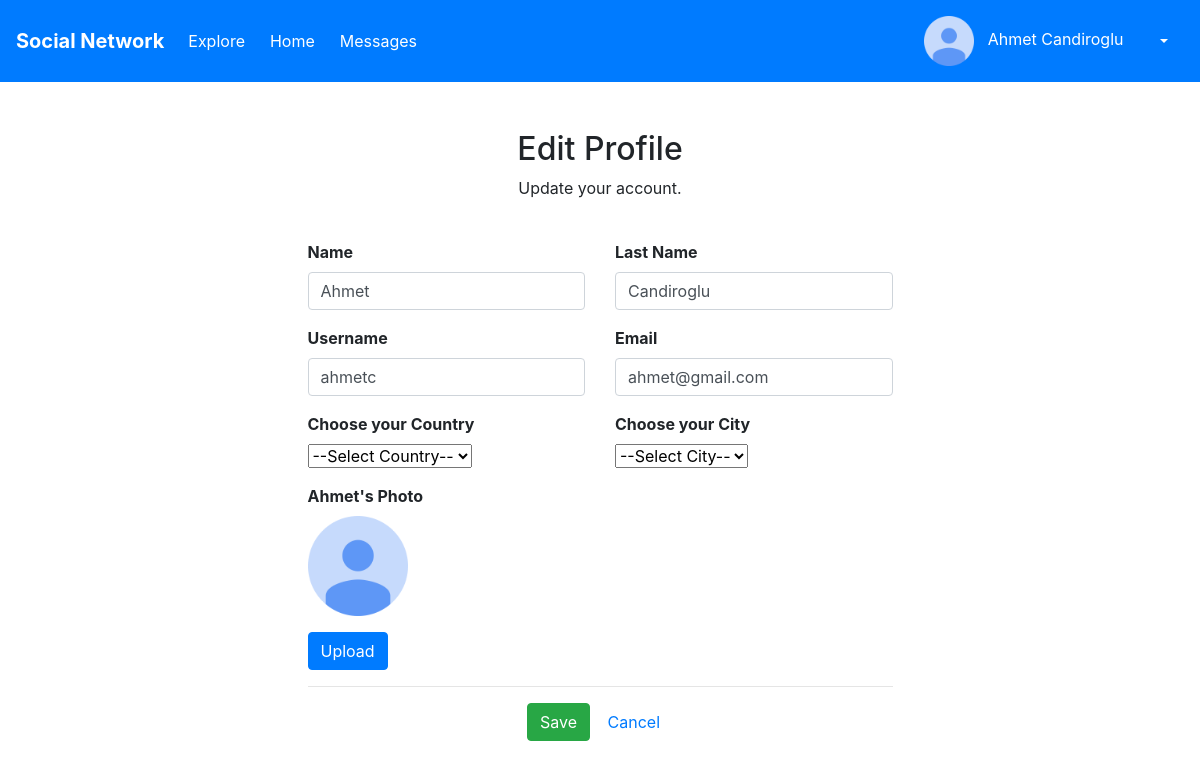
The app's page /edit_user.php (signed in), older data.
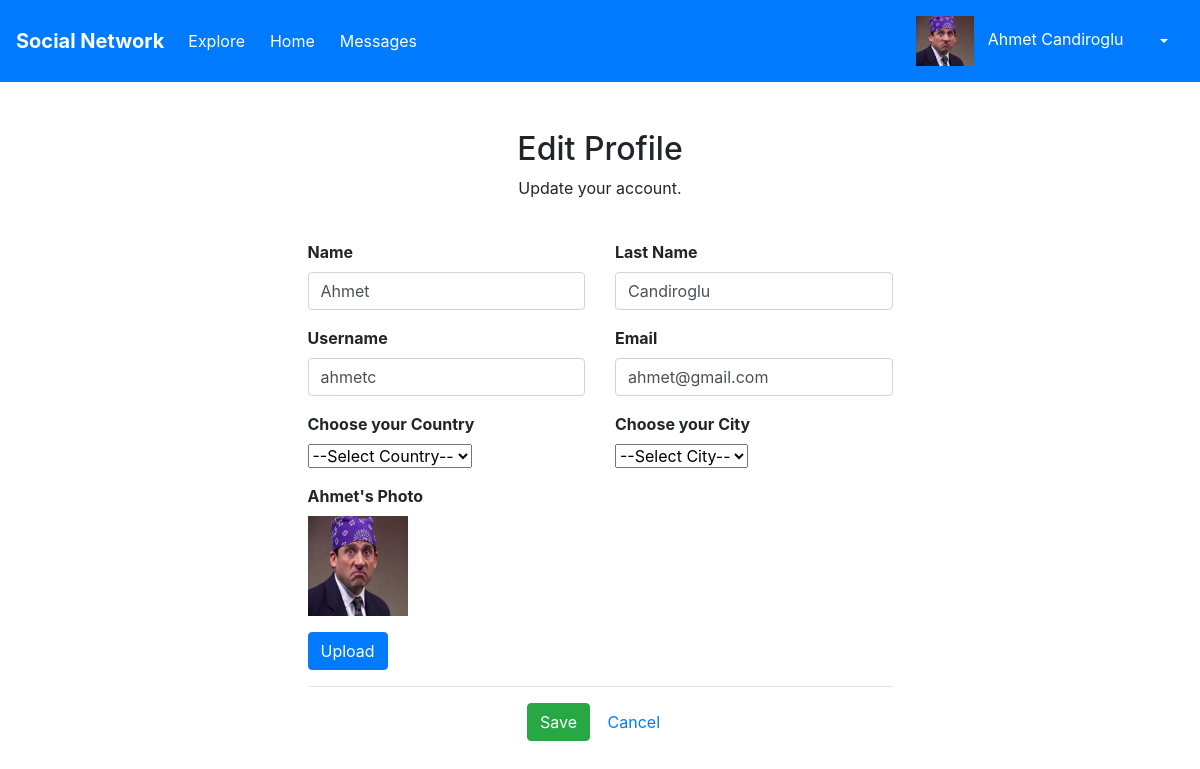
The same page, newer data.
### tables this page shows
CREATE TABLE `user_table` (
  `username` varchar(100) NOT NULL,
  `user_firstName` varchar(50) NOT NULL,
  `user_lastName` varchar(50) NOT NULL,
  `user_email` varchar(100) DEFAULT NULL,
  `user_password` varchar(30) NOT NULL,
  `user_birthdate` date NOT NULL,
  `user_pic` varchar(255) DEFAULT NULL,
  `user_gender` char(1) NOT NULL,
  `user_cityID` int(11) NOT NULL,
  `user_profileType` int(11) NOT NULL,
  `user_created` date NOT NULL,
  `user_isActive` int(11) NOT NULL,
  `user_lastlogin` time NOT NULL
);

### src/navigation_info.php (called while the page is built, shortened)
<?php
require_once 'config.php';
$username = $_SESSION['username'];
$sql = "SELECT user_profileType, user_firstName, user_lastName, username, user_email, user_cityID, user_pic
		FROM user_table
		WHERE username = '$username'";
$query = mysqli_query($db, $sql);
$row = mysqli_fetch_array($query);
$userFirstName = $row['user_firstName'];
$userLastName = $row['user_lastName'];
$userFullName = $userFirstName." ".$userLastName;
$userEmail = $row['user_email'];
$userPic = $row['user_pic'];
$nophoto = "images/common/no photo.png";
?>

### src/edit_user.php (the view, shortened to what this page needs)
<?php
	require_once 'navigation_info.php';
	$userFirstName_err = $userLastName_err = $username_err = $userEmail_err = $userCity_err = "";
?>
<html lang="en">
<head>
	<link rel="stylesheet" href="https://stackpath.bootstrapcdn.com/bootstrap/4.1.1/css/bootstrap.min.css">
</head>
<body>
	<?php include_once "navigation.php"; ?>
	<br> <br>
	<div class="row">
		<div class="col-lg-6 offset-lg-3">
        <form action=" <?php echo htmlspecialchars($_SERVER["PHP_SELF"]); ?> " method="post">
	    	<div class="panel panel-default panel-main">
				<div class="panel-heading text-center">
					<b><h2>Edit Profile</h2></b>
				</div>
				<div class="panel-body">
					<p class="text-center">Update your account.</p>
            		<div class="row col-lg-12">&nbsp;</div>
						<div class="row">
							<div class="col-lg-6">
								<div class="form-group <?php echo (!empty($userFirstName_err)) ? 'has-error' : ''; ?>">
				                    <b><label>Name</label></b>
				                    <input type="text" name="firstName"class="form-control" value="<?php echo htmlspecialchars($userFirstName); ?>">
				                </div>
							</div>
							<div class="col-lg-6">
								<div class="form-group <?php echo (!empty($userLastName_err)) ? 'has-error' : ''; ?>">
				                    <b><label>Last Name</label></b>
				                    <input type="text" name="lastName"class="form-control" value="<?php echo htmlspecialchars($userLastName); ?>">
				                </div>
							</div>
						</div>
						<div class="row">
							<div class="col-lg-6">
								 <div class="form-group <?php echo (!empty($username_err)) ? 'has-error' : ''; ?>">
				                    <b><label>Username</label></b>
				                    <input type="text" name="username"class="form-control" value="<?php echo htmlspecialchars($username); ?>">
				                </div>
							</div>
							<div class="col-lg-6">
								<div class="form-group <?php echo (!empty($userEmail_err)) ? 'has-error' : ''; ?>">
				                    <b><label>Email</label></b>
				                    <input type="text" name="userEmaili"class="form-control" value="<?php echo htmlspecialchars($userEmail); ?>">
				                </div>
							</div>
						</div>
						<div class="row">
							<div class="col-lg-6">
				                <div class="form-group <?php echo (!empty($city_err)) ? 'has-error' : ''; ?>">
				                    <b><label>Choose your Country</label></b>
				                    <div class="dropdown show">
									  <select id="city" name="city">
										<?php
											echo "<option value='0'>--Select Country--";
										    echo "</option>'";
										?>
									</select>
								</div>
				       </div>
							</div>
							<div class="col-lg-6">
				                <div class="form-group <?php echo (!empty($city_err)) ? 'has-error' : ''; ?>">
				                    <b><label>Choose your City</label></b>
				                    <div class="dropdown show">
									  <select id="city" name="city">
										<?php
											echo "<option value='0'>--Select City--";
										    echo "</option>'";
										?>
									</select>
								</div>
				       </div>
							</div>
				      	</div>
            			<div class="row">
							<div class="col-lg-3">
				                <div class="form-group">
				                    <b><label><?php echo htmlspecialchars($userFirstName); ?>'s Photo</label></b>
                            		<p>
			                          <?php
			                          $images = glob("$userPic");
			                          if (count($images) > 0) {
			                              $img = $images[0];
			                            echo '<img src="'.$img.'" alt="random image" height = "100" width = "100">'."&nbsp;&nbsp;";
			                          } else {
			                          	$img = glob("$nophoto")[0];
			                            echo '<img src="'.$img.'" alt="random image" height = "100" width = "100">'."&nbsp;&nbsp;";
			                          }
			                          ?>
                          			</p>
				                </div>
                          		<a href="change_photo.php" class="btn btn-primary">Upload</a>
							</div>
				      	</div>
				      	<hr>
						<div class="row">
							<div class="col-lg-4 offset-lg-4">
								<div class="form-group text-center">
				                    <input type="submit" name="btnSave"class="btn btn-success" value="Save">
				                    <a href="redirect.php" class="btn btn-link" >Cancel</a>
				                </div>
				            </div>
						</div>
					</div>
				</form>
			</div>
		</div>
</body>
</html>

### src/navigation.php (shortened to what this page needs)
<nav class="navbar navbar-expand-lg navbar-light bg-primary">
  <a class="navbar-brand" href="#" style="color: white;"><b>Social Network</b></a>
  <div class="collapse navbar-collapse" id="navbarTogglerDemo02">
    <ul class="navbar-nav mr-auto mt-2 mt-lg-0">
      <li class="nav-item" >
        <a style="color: white;" class="nav-link active" href="#">Explore &nbsp;</a>
      </li>
      <li class="nav-item">
        <a style="color: white;" class="nav-link" href="redirect.php">Home &nbsp;</a>
      </li>
      <li class="nav-item">
        <a style="color: white;" class="nav-link" href="#">Messages &nbsp;</a>
      </li>
    </ul>
    <form class="form-inline my-2 my-lg-0">
      <div class="nav-item">
        <?php
          echo "<a style=\"color: white;\" class=\"nav-link\" href=\"profile.php?profileName=$username\">";
          $images = glob("$userPic");
          if (count($images) > 0) {
            $img = $images[0];
            echo '<img src="'.$img.'" height = "50">'."&nbsp;&nbsp;";
          }
          else{
            $img = glob("$nophoto")[0];
            echo '<img src="'.$img.'" height = "50">'."&nbsp;&nbsp;";
          }
        ?>
          <?php echo htmlspecialchars($userFullName); ?>&nbsp;
        </a>
      </div>
      <div class="nav-item dropdown">
        <a style="color: white;" class="nav-link dropdown-toggle" data-toggle="dropdown" role="button" aria-haspopup="true" aria-expanded="true"></a>
      </div>
    </form>
  </div>
</nav>

Row changes from the older to the newer data that the page shows:
changed user_table "Ahmet Candiroglu": user_pic: picture added
